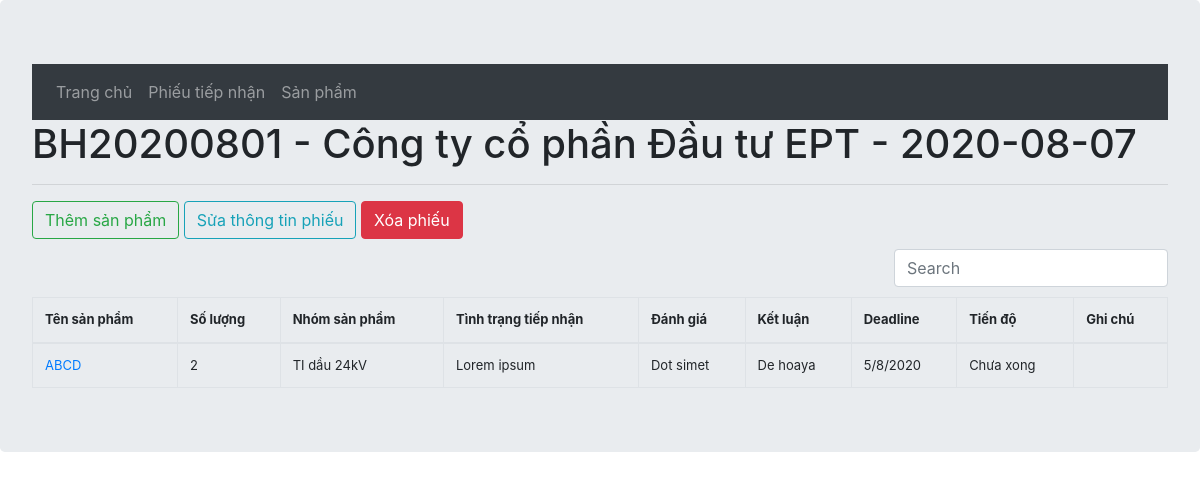
The page /warranty/notes/detail/9 on the database its author committed.
### warranty/models.py (models this page shows, shortened)
class Note(models.Model):
    customerGroup = [
        ('DAILY', 'Đại lý'),
        ('NPC', 'NPC'),
        ('SPC', 'SPC'),
    ]
    noteNumber = models.CharField(max_length=10, unique=True,error_messages={'unique':"Số phiếu này đã có"}, verbose_name="Số phiếu")
    customers = models.CharField(max_length=50, null=False, verbose_name="Khách hàng")
    customersObj = models.CharField(choices=customerGroup, max_length=50, verbose_name="Nhóm khách hàng", null=True)
    receiveDay = models.DateField(null=False, verbose_name="Ngày tiếp nhận")
    note = models.TextField(blank=True, verbose_name="Ghi chú")
    numOrder = models.IntegerField(verbose_name="Thứ tự", null=True)
    def __str__(self):
        return f"{self.noteNumber} - {self.customers} - {self.receiveDay}"

class Item(models.Model):
    group = [
        ("TIDAU24", "TI dầu 24kV"),
        ("TUDAU24","TU dầu 24kV"),
        ("TIKHO24I", "TI khô 24kV trong nhà"),
        ("TIKHO24O", "TI khô 24kV ngoài trời"),
        ("TIHT", "TI hạ thế"),
    ]
    noteNumber = models.ForeignKey(Note, on_delete=models.CASCADE, related_name="item", verbose_name="Phiếu tiếp nhận")
    itemName = models.CharField(max_length=60, verbose_name="Tên sản phẩm")
    quantity = models.IntegerField(null=False, verbose_name="Số lượng", validators=[MinValueValidator(1)], )
    itemGroup = models.CharField(max_length=10, choices=group, verbose_name="Nhóm sản phẩm")
    status = models.CharField(max_length=128, blank=True, verbose_name="Tình trạng tiếp nhận")
    check = models.CharField(max_length=128, blank=True, verbose_name="Đánh giá")
    conclude = models.CharField(max_length=128, blank=True, verbose_name="Kết luận")
    deadline = models.DateField()
    note = models.TextField(blank=True, verbose_name="Ghi chú")
    numExport = models.CharField(max_length=10, verbose_name="Số phiếu xuất", blank=True)
    dayExport = models.DateField(verbose_name="Ngày xuất", null=True, blank=True)
    done = models.BooleanField(verbose_name="Xong/ Chưa xong:", choices=[(True, "Đã xong"), (False, "Chưa xong")], default=False)

### warranty/views.py (the view)
# urls.py: path('notes/detail/<int:pk>', views.NoteDetail, name='note_detail'),
def NoteDetail(request, pk):
    if request.method == 'POST':
        pass
    else:
        try:
            note_detail = Note.objects.get(id=int(pk))
        except:
            return HttpResponse('Không có số phiếu này')
        context = {
            'note_detail': note_detail,
            'items': note_detail.item.all(),
            'form': ItemAddForm
        }
        return render(request, 'warranty/note_detail.html', context)

### warranty/templates/warranty/note_detail.html (shortened to what this page needs)
{% extends 'warranty/layout.html'%}
{% load crispy_forms_tags %}
{% block content %}
<h1>{{ note_detail }}</h1>
<hr>
<button type="button" class="btn btn-outline-success" data-toggle="modal" data-target="#formModal">Thêm sản
    phẩm</button>
<a href="{% url 'warranty:note_update' note_detail.id %}" class="btn btn-outline-info">Sửa thông tin phiếu</a>
<a href="{% url 'warranty:note_delete' note_detail.id %}" class="btn btn-danger">Xóa phiếu</a>
{% if items %}
<table data-toggle="table" data-search="true">
    <thead>
        <tr>
            <th>Tên sản phẩm</th>
            <th>Số lượng</th>
            <th>Nhóm sản phẩm</th>
            <th>Tình trạng tiếp nhận</th>
            <th>Đánh giá</th>
            <th>Kết luận</th>
            <th>Deadline</th>
            <th>Tiến độ</th>
            <th>Ghi chú</th>
        </tr>
    </thead>
    <tbody>
        {% for item in items %}
        <tr>
            <td>
                <a href="{% url 'warranty:item_detail' item.id %}">{{ item.itemName }}</a>
            </td>
            <td>{{ item.quantity }}</td>
            <td>{{ item.get_itemGroup_display }}</td>
            <td>{{ item.status }}</td>
            <td>{{ item.check }}</td>
            <td>{{ item.conclude }}</td>
            <td>{{ item.deadline|date:"j/n/Y" }}</td>
            <td>{{ item.get_done_display }}</td>
            <td>{{ item.note }}</td>
        </tr>
        {% endfor %}
    </tbody>
</table>
{% else %}
<h2>Chưa có sản phẩm nào</h2>
{% endif %}
{% endblock %}

### warranty/static/css/style.css (style rules this page uses)
table { font-size: small; }

### rows shown on the page
Note: noteNumber+customers+receiveDay "BH20200801 - Công ty cổ phần Đầu tư EPT - 2020-08-07"
Item: itemName "ABCD", quantity "2", itemGroup "TI dầu 24kV", status "Lorem ipsum", check "Dot simet", conclude "De hoaya", deadline "5/8/2020", done "Chưa xong"
